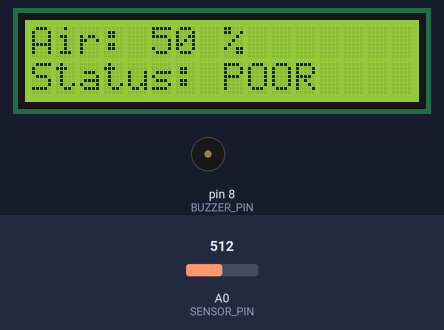
A sketch run on a simulated Arduino Uno, built with avr-gcc and run on an emulated ATmega328P. Shown: 16×2 character LCD, buzzer (waves = sounding). The inputs (shaded band) are chosen by the test bench; at power-on: A0 (SENSOR_PIN) = 512.

Above: at 1.2 s.
1.3 s: A0 (SENSOR_PIN) set to 600
At 1.65 s:
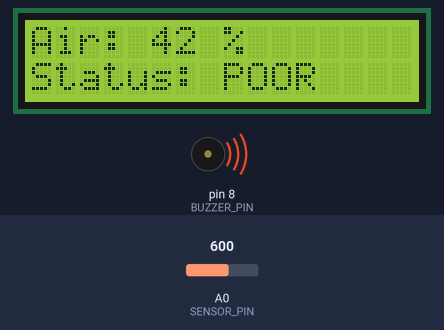
3.0 s: A0 (SENSOR_PIN) set to 626
At 4.9 s:
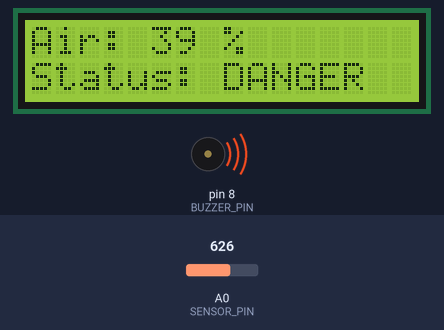
5.2 s: A0 (SENSOR_PIN) set to 306
At 6.1 s:
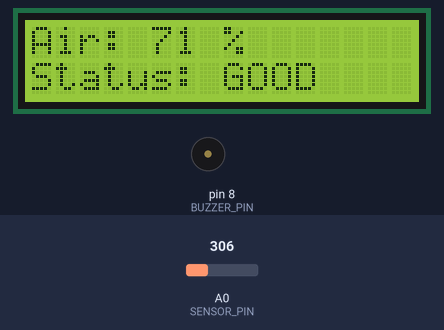
Timing chart, 0 to 8.2 s (numbered marks = the images above; inputs shaded):
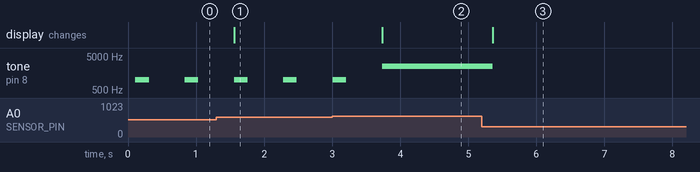

The sketch:

Air_Quality_MQ135_LCD.ino
```cpp
#include <Wire.h>
#include <LiquidCrystal_I2C.h>
#define SENSOR_PIN   A0
#define BUZZER_PIN   8
#define POOR_THRESHOLD    70
#define DANGER_THRESHOLD  40
LiquidCrystal_I2C lcd(0x27, 16, 2);
int readAirQuality()
{
  int adc = analogRead(SENSOR_PIN);
  int quality = map(adc, 0, 1023, 100, 0);
  return constrain(quality, 0, 100);
}
void updateLCD(int quality, String status) {
  lcd.clear();
  lcd.setCursor(0, 0);
  lcd.print("Air: ");
  lcd.print(quality);
  lcd.print(" %");
  lcd.setCursor(0, 1);
  lcd.print("Status: ");
  lcd.print(status);
}
void buzzerGood() {
  noTone(BUZZER_PIN);
}
void buzzerPoor() {
  tone(BUZZER_PIN, 1000, 200);
  delay(400);
  noTone(BUZZER_PIN);
}
void buzzerDanger() {
  tone(BUZZER_PIN, 2500);
}
void setup()
 {
  pinMode(BUZZER_PIN, OUTPUT);
  noTone(BUZZER_PIN);
  lcd.init();
  lcd.backlight();
  lcd.setCursor(0, 0);
  lcd.print("Air Quality");
  lcd.setCursor(0, 1);
  lcd.print("Monitor...");
}
void loop() {
  int quality = readAirQuality();
  if (quality <= DANGER_THRESHOLD) {
    updateLCD(quality, "DANGER");
    buzzerDanger();
  }
  else if (quality <= POOR_THRESHOLD) {
    updateLCD(quality, "POOR");
    buzzerPoor();
  }
  else {
    updateLCD(quality, "GOOD");
    buzzerGood();
  }
  delay(300);
}
```

Measured:
- the behaviour switches between 613 and 614 on A0 (SENSOR_PIN) (found by bisection; images 1 and 2)
- after the input at 1.3 s, the display: changes after 0.26 s (image 1)
- after the input at 3.0 s, the display: changes after 0.73 s (image 2)
- after the input at 5.2 s, tone on pin 8 (BUZZER_PIN): 2500 Hz → silent after 0.16 s; the display: changes after 0.16 s (image 3)
